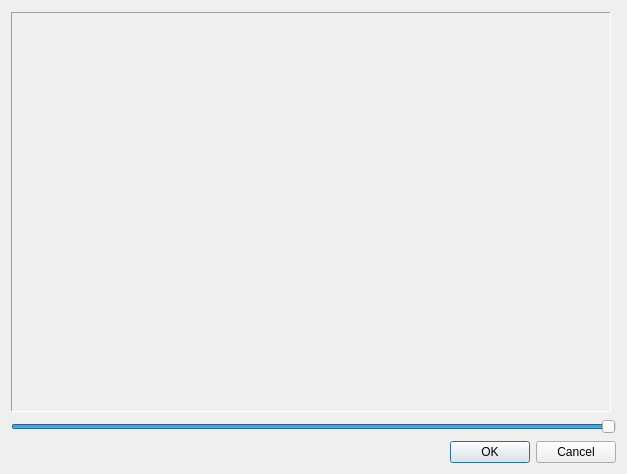
<?xml version="1.0" encoding="UTF-8"?>
<ui version="4.0">
 <class>PreviewWindow</class>
 <widget class="QDialog" name="PreviewWindow">
  <property name="geometry">
   <rect>
    <x>0</x>
    <y>0</y>
    <width>627</width>
    <height>474</height>
   </rect>
  </property>
  <property name="windowTitle">
   <string>Dialog</string>
  </property>
  <layout class="QVBoxLayout" name="verticalLayout">
   <item>
    <widget class="QFrame" name="frame">
     <property name="frameShape">
      <enum>QFrame::NoFrame</enum>
     </property>
     <property name="frameShadow">
      <enum>QFrame::Raised</enum>
     </property>
     <layout class="QVBoxLayout" name="verticalLayout_2">
      <property name="leftMargin">
       <number>0</number>
      </property>
      <property name="topMargin">
       <number>0</number>
      </property>
      <property name="rightMargin">
       <number>0</number>
      </property>
      <property name="bottomMargin">
       <number>0</number>
      </property>
      <item>
       <widget class="QFrame" name="pathFrame">
        <property name="sizePolicy">
         <sizepolicy hsizetype="Fixed" vsizetype="Fixed">
          <horstretch>0</horstretch>
          <verstretch>0</verstretch>
         </sizepolicy>
        </property>
        <property name="minimumSize">
         <size>
          <width>600</width>
          <height>400</height>
         </size>
        </property>
        <property name="frameShape">
         <enum>QFrame::Panel</enum>
        </property>
        <property name="frameShadow">
         <enum>QFrame::Sunken</enum>
        </property>
       </widget>
      </item>
      <item>
       <widget class="QSlider" name="progress">
        <property name="maximum">
         <number>100</number>
        </property>
        <property name="value">
         <number>100</number>
        </property>
        <property name="orientation">
         <enum>Qt::Horizontal</enum>
        </property>
       </widget>
      </item>
     </layout>
    </widget>
   </item>
   <item>
    <widget class="QDialogButtonBox" name="buttonBox">
     <property name="orientation">
      <enum>Qt::Horizontal</enum>
     </property>
     <property name="standardButtons">
      <set>QDialogButtonBox::Cancel|QDialogButtonBox::Ok</set>
     </property>
    </widget>
   </item>
  </layout>
 </widget>
 <resources/>
 <connections>
  <connection>
   <sender>buttonBox</sender>
   <signal>accepted()</signal>
   <receiver>PreviewWindow</receiver>
   <slot>accept()</slot>
   <hints>
    <hint type="sourcelabel">
     <x>248</x>
     <y>254</y>
    </hint>
    <hint type="destinationlabel">
     <x>157</x>
     <y>274</y>
    </hint>
   </hints>
  </connection>
  <connection>
   <sender>buttonBox</sender>
   <signal>rejected()</signal>
   <receiver>PreviewWindow</receiver>
   <slot>reject()</slot>
   <hints>
    <hint type="sourcelabel">
     <x>316</x>
     <y>260</y>
    </hint>
    <hint type="destinationlabel">
     <x>286</x>
     <y>274</y>
    </hint>
   </hints>
  </connection>
 </connections>
</ui>
